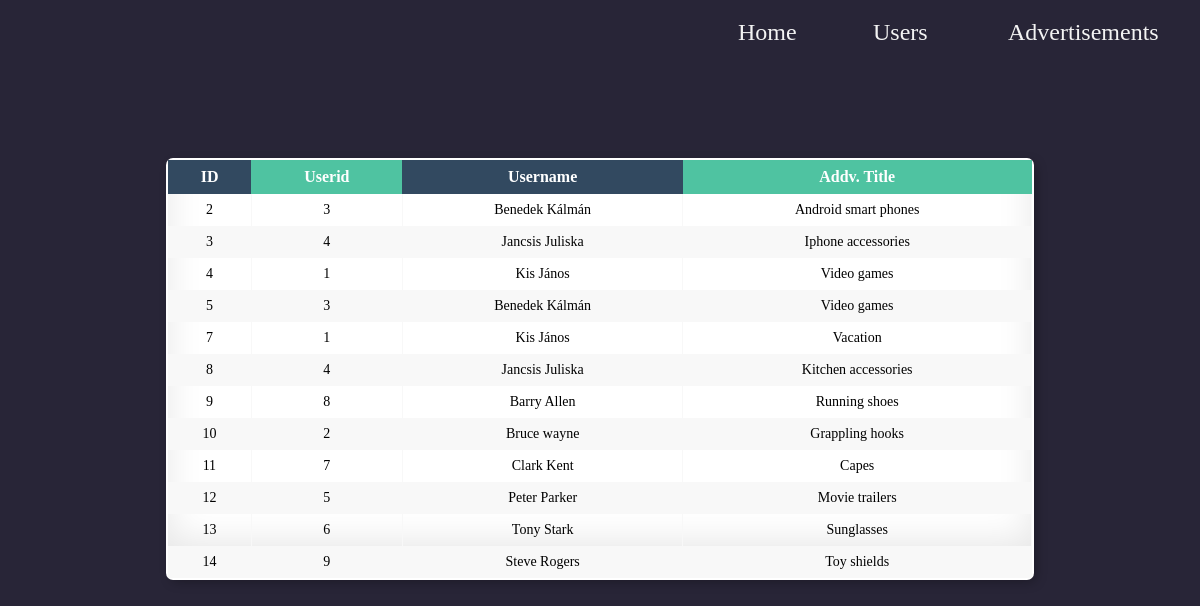
/ads/advertisements, run on the app's committed database.
### tables this page shows
CREATE TABLE `advertisements` (
  `id` int(11) NOT NULL,
  `userid` int(11) NOT NULL,
  `title` varchar(255) NOT NULL
);

CREATE TABLE `users` (
  `id` int(11) NOT NULL,
  `name` varchar(90) NOT NULL
);

### app/libraries/Database.php (called while the page is built, shortened)
<?php
    class Database {
        private $dbHost = DB_HOST;
        private $dbUser = DB_USER;
        private $dbPass = DB_PASS;
        private $dbName = DB_NAME;
        private $statement;
        private $dbHandler;
        public function __construct() {
            $conn = 'mysql:host=' . $this->dbHost . ';dbname=' . $this->dbName;
            $options = array(
                PDO::ATTR_PERSISTENT => true,
                PDO::ATTR_ERRMODE => PDO::ERRMODE_EXCEPTION
            );
            try {
                $this->dbHandler = new PDO($conn, $this->dbUser, $this->dbPass, $options);
            } catch (PDOException $e) {
                $this->error = $e->getMessage();
                echo $this->error;
            }
        }
        public function query($sql) {
            $this->statement = $this->dbHandler->prepare($sql);
        }
        public function bind($parameter, $value, $type = null) {
            switch (is_null($type)) {
                default:
                    $type = PDO::PARAM_STR;
            }
            $this->statement->bindValue($parameter, $value, $type);
        }
        public function execute() {
            return $this->statement->execute();
        }
        public function resultSet() {
            $this->execute();
            return $this->statement->fetchAll(PDO::FETCH_OBJ);
        }
        public function rowCount() {
            return $this->statement->rowCount();
        }
    }

### app/models/AdsModel.php (called while the page is built, shortened)
<?php
    class AdsModel {
        private $db;
        public function __construct() {
            $this->db = new Database;
        }
    public function ListAllAdds()
    {
        $this->db->query("SELECT * FROM advertisements");
        $adds=$this->db->resultSet();
        if($this->db->rowcount()<1)
        {
            return false;
        }
        else
        {
            return $adds;
        }
    }
    public function getCustomerNameFromUsers($id)
    {
        $this->db->query('SELECT * FROM users WHERE id=:userid');
        $this->db->bind(':userid',$id);
        if($result=$this->db->single())
        {
            return $result->name;
        }
    }
    }

### app/libraries/Core.php (called while the page is built, shortened)
<?php
  class Core {
    protected $currentMethod = 'index';
    public function __construct(){
      $url = $this->getUrl();
      if(isset($url[0]))
      {
        if(file_exists('../app/controllers/pagecontrollers/' . ucwords($url[0]). '.php')){
          $this->currentController = ucwords($url[0]);
          if($this->currentController=='Ads')
          {
            $this->currentMethod='advertisements';
          }
          unset($url[0]);
        }
      }
      $this->currentController = new $this->currentController;
      if(!empty($url[1])){
        if(method_exists($this->currentController, $url[1])){
          $this->currentMethod = $url[1];
          unset($url[1]);
        }
      }
      $this->params = $url ? array_values($url) : [];
      call_user_func_array([$this->currentController, $this->currentMethod], $this->params);
    }
    public function getUrl(){
      if(!empty($_GET['url'])){
        $url = rtrim($_GET['url'], '/');
        $url = filter_var($url, FILTER_SANITIZE_URL);
        $url = explode('/', $url);
        return $url;
      }
    }
  }

### app/require.php (called while the page is built, shortened)
<?php
    require_once 'libraries/Core.php';
    require_once 'controllers/Controller.php';
    require_once 'libraries/Database.php';
    $init = new Core();

### public/index.php (called while the page is built)
<?php
    require_once '../app/require.php';

### app/controllers/pagecontrollers/Ads.php (the view, shortened to what this page needs)
<?php
 class Ads extends Controller{
    public function __construct()
    {
        $this->addsModel = $this->model('AdsModel');
    }
    public function advertisements() {
        $data = $this->getAllAds();
    }
    public function getAllAds()
    {
        $adds=$this->addsModel->ListAllAdds();
        if($adds!=false)
        {
            $returnTD="";
           foreach($adds as $add)
            {
                $add->username=$this->addsModel->getCustomerNameFromUsers($add->userid);
                $returnTD.= "<tr><td>".$add->id."</td>".
                "<td>".$add->userid."</td>".
                "<td>".$add->username."</td>".
                "<td>".$add->title."</td></tr>";
            }
            return $returnTD;
        }
        else
        {return false;}
    }
 }

### public/css/style.css (style rules this page uses)
:root { font-size: 20px; --backgroundBasic:rgb(40, 37, 55); --fontcolorBasic:rgb(243, 243, 243); --transition-speed: 200ms; }
html,body { height:100%; width:100%; margin:0; padding:0; top:0; bottom: 0; background-color: var(--backgroundBasic); }
table td, table th { text-align: center; padding: 8px; }
table td { border-right: 1px solid #f8f8f8; font-size: 14px; }
table tr:nth-child(even) { background: #F8F8F8; }

### data on the page
advertisements: id "2", userid "3", userid.name "Benedek Kálmán", title "Android smart phones"
advertisements: id "3", userid "4", userid.name "Jancsis Juliska", title "Iphone accessories"
advertisements: id "4", userid "1", userid.name "Kis János", title "Video games"
advertisements: id "5", userid "3", userid.name "Benedek Kálmán", title "Video games"
advertisements: id "7", userid "1", userid.name "Kis János", title "Vacation"
advertisements: id "8", userid "4", userid.name "Jancsis Juliska", title "Kitchen accessories"
advertisements: id "9", userid "8", userid.name "Barry Allen", title "Running shoes"
advertisements: id "10", userid "2", userid.name "Bruce wayne", title "Grappling hooks"
advertisements: id "11", userid "7", userid.name "Clark Kent", title "Capes"
advertisements: id "12", userid "5", userid.name "Peter Parker", title "Movie trailers"
advertisements: id "13", userid "6", userid.name "Tony Stark", title "Sunglasses"
advertisements: id "14", userid "9", userid.name "Steve Rogers", title "Toy shields"
